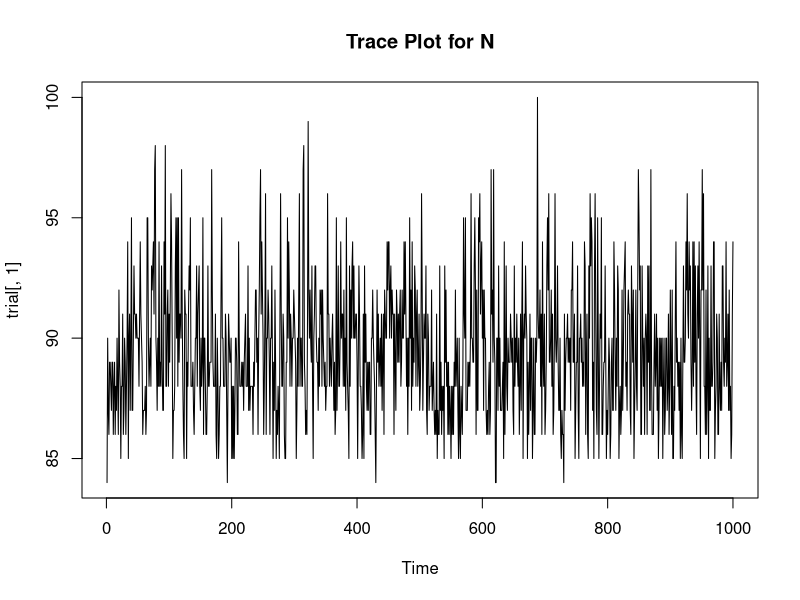
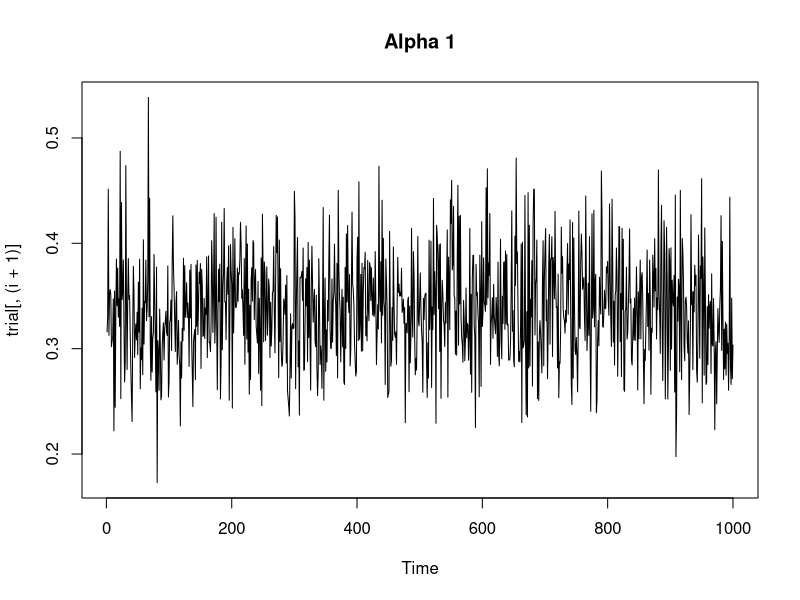
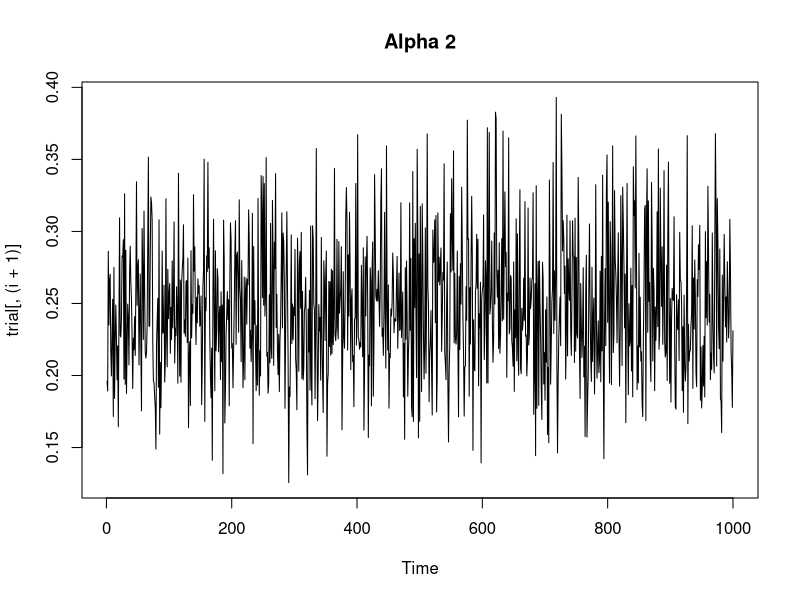
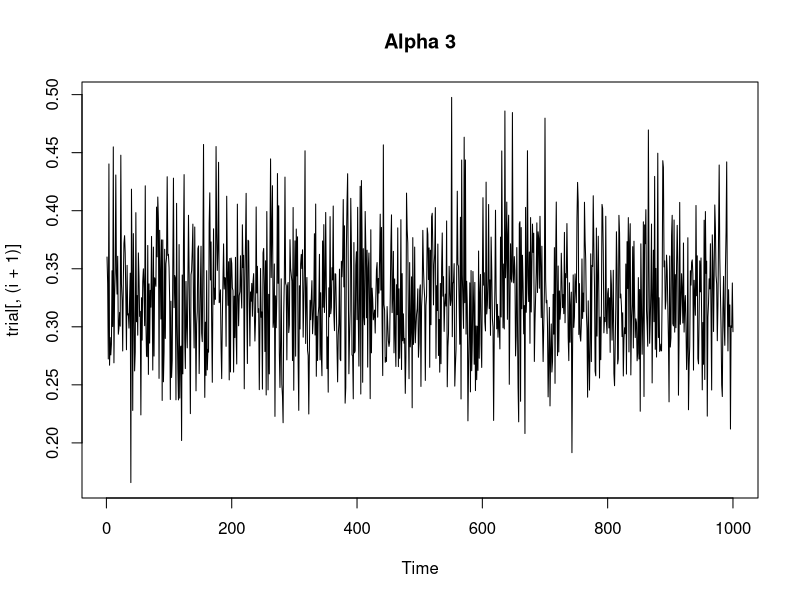
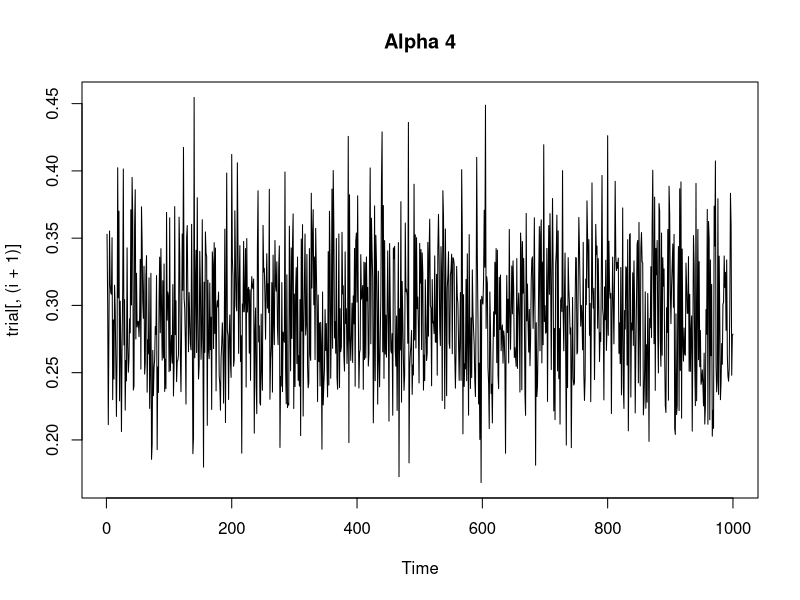
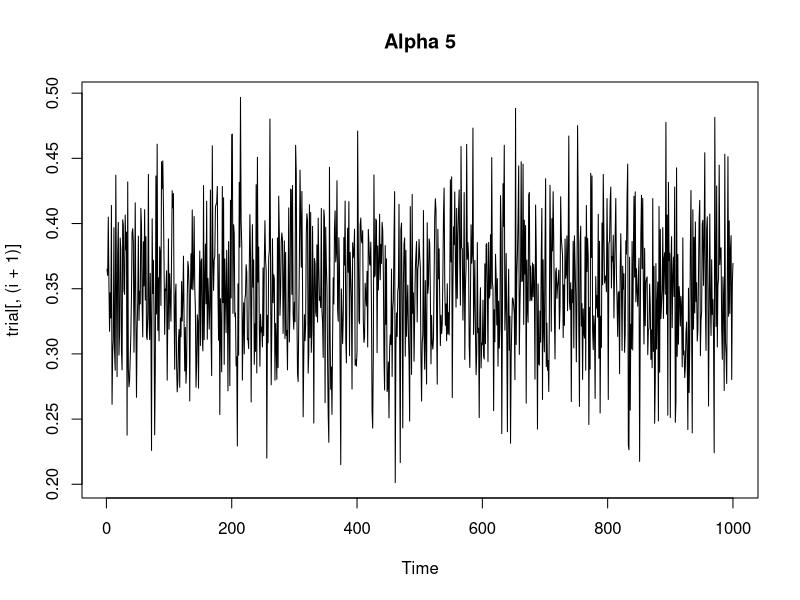
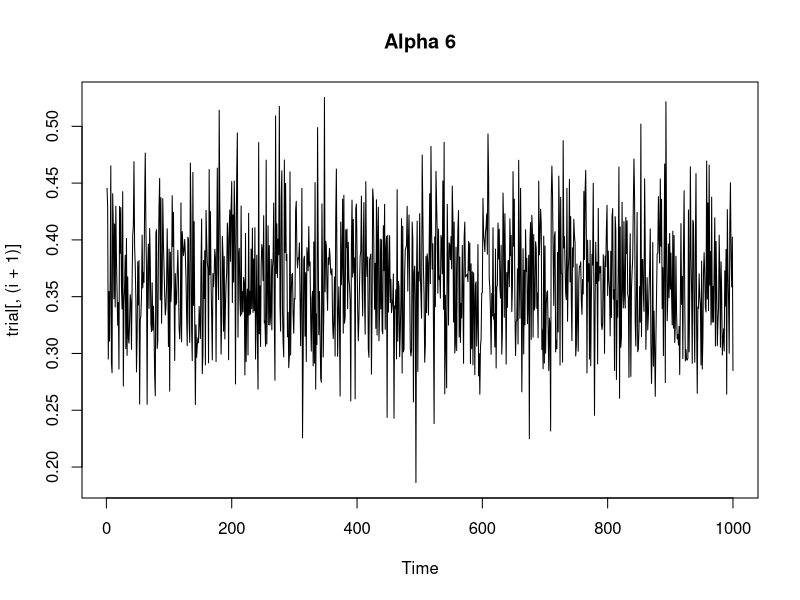
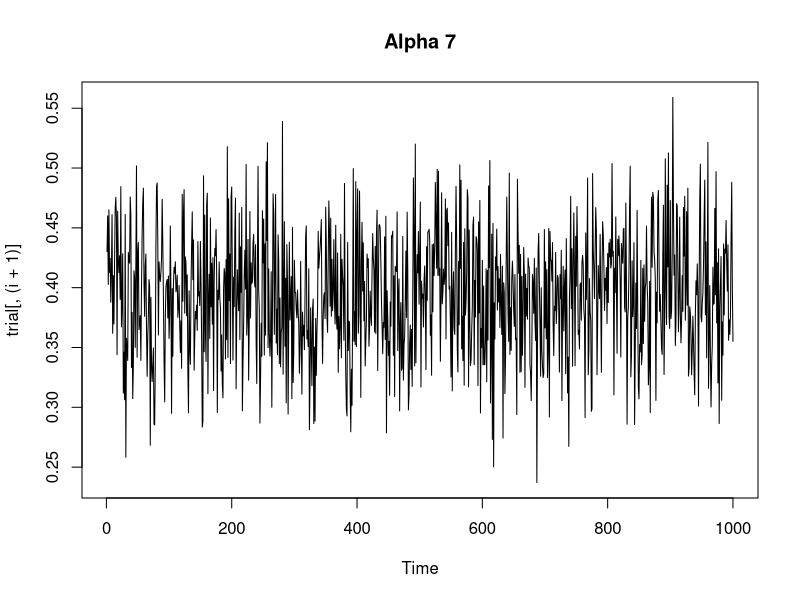

These figures' R source, in order:


captured <- c(30, 22, 29, 26, 31, 32, 35)
new.captures <- c(30, 8, 17, 7, 9, 8, 5)
# Total number of unique individuals captured at least once (R)
total.r <- sum(new.captures)

# --- Gibbs Sampler Function ---

gibbs.chain <- function(n, N.start = 94, alpha.start = rep(.5,7)) {
    output <- matrix(0, nrow=n, ncol=8)
    
    for(i in 1:n){
        # 1. Update N (Population Size)
        # Calculate probability of being captured at least once (p for NegBinom)
        neg.binom.prob <- 1 - prod(1-alpha.start)
        
        # Sample the number of unobserved individuals (k) from NegBinom(R+1, p)
        # N = R + k
        N.new <- stats::rnbinom(1, 85, neg.binom.prob) + total.r
        
        # 2. Update Alpha (Capture Probabilities)
        # Sample alpha_i from Beta(captured_i + 0.5, N - captured_i + 0.5)
        beta1 <- captured + .5
        beta2 <- N.new - captured + .5
        alpha.new <- stats::rbeta(7, beta1, beta2)
        
        # Store results
        output[i,] <- c(N.new, alpha.new)
        
        # Update current values
        N.start <- N.new
        alpha.start <- alpha.new    
    }
    return(output)
}

# --- Preliminary Simulations and Trace Plots ---
trial <- gibbs.chain(1000)

# Trace Plots for N and the 7 alpha parameters
plot.ts(trial[,1], main = "Trace Plot for N")
for(i in 1:7){
    plot.ts(trial[,(i+1)], main = paste("Alpha", i))
}

# Autocorrelation (Lag) Plots for N and alpha
stats::acf(trial[,1], main = "Lag Plot for N")
for(i in 1:7){
    stats::acf(trial[,(i+1)], main = paste("Lag Alpha", i))
}

# --- Complete Simulation and Posterior Analysis ---
sim <- gibbs.chain(10000)
N <- sim[,1]
alpha1 <- sim[,2]

# Histograms of marginal posteriors for N and Alpha 1
par(mfrow=c(1,2))
hist(N, freq=F, main="Estimated Marginal Posterior for N")
hist(alpha1, freq=F, main ="Estimating Marginal Posterior for Alpha 1")

# The original code attempts to run it here.
par(mfrow=c(1,2))
# estvssamp(N) 
# estvssamp(alpha1) 

# --- Continuation Simulation (Combining Chains) ---
# Start from the last state of the first chain
current <- sim[10000,] 
# Run another 10,000 simulations and append them
sim <- rbind(sim, gibbs.chain(10000, N.start = current[1], alpha.start = current[2:8]))
N.big <- sim[,1]

# Final Histogram for the large N sample
hist(N.big, freq=F, main="Estimated Marginal Posterior for N")